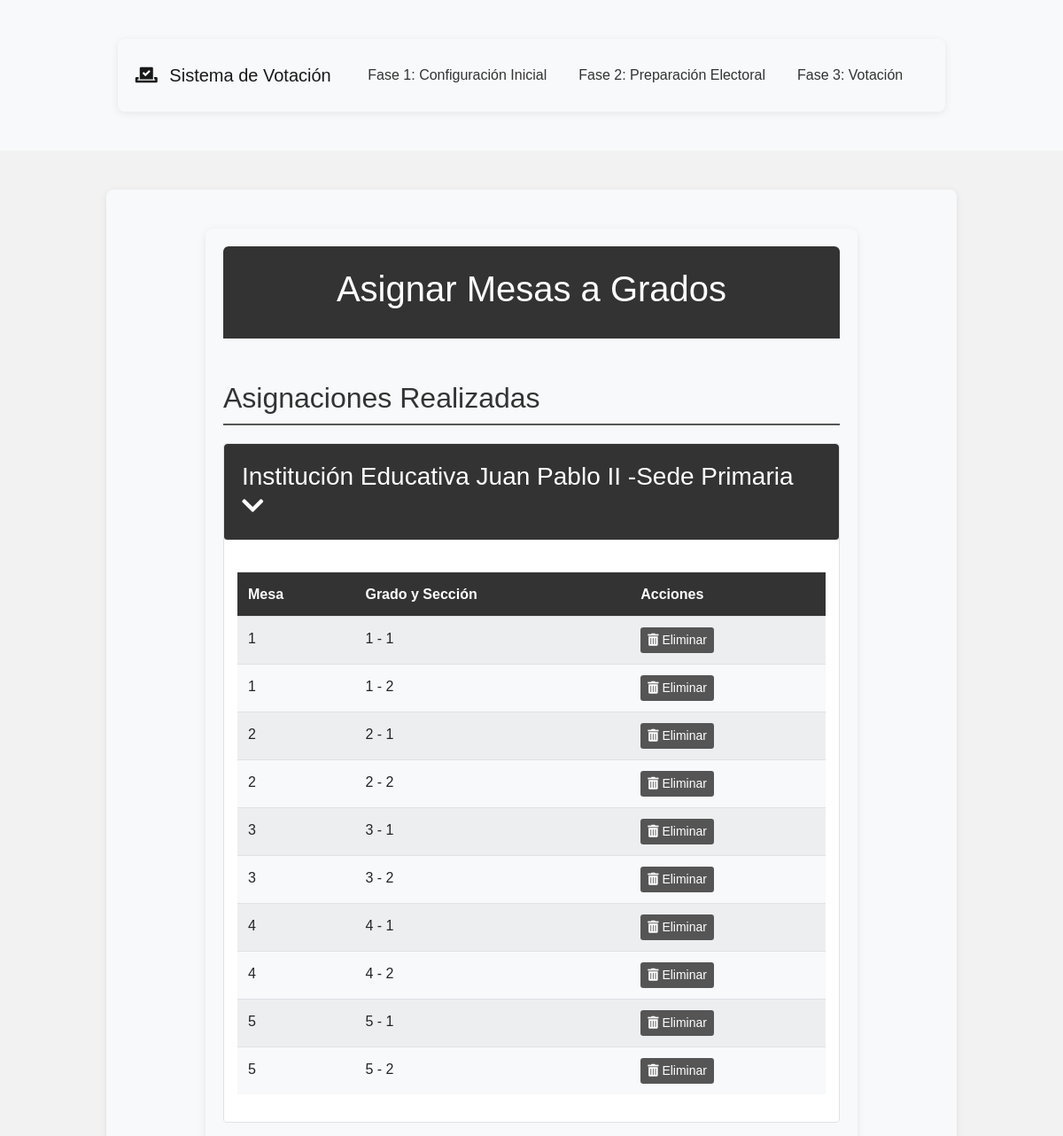
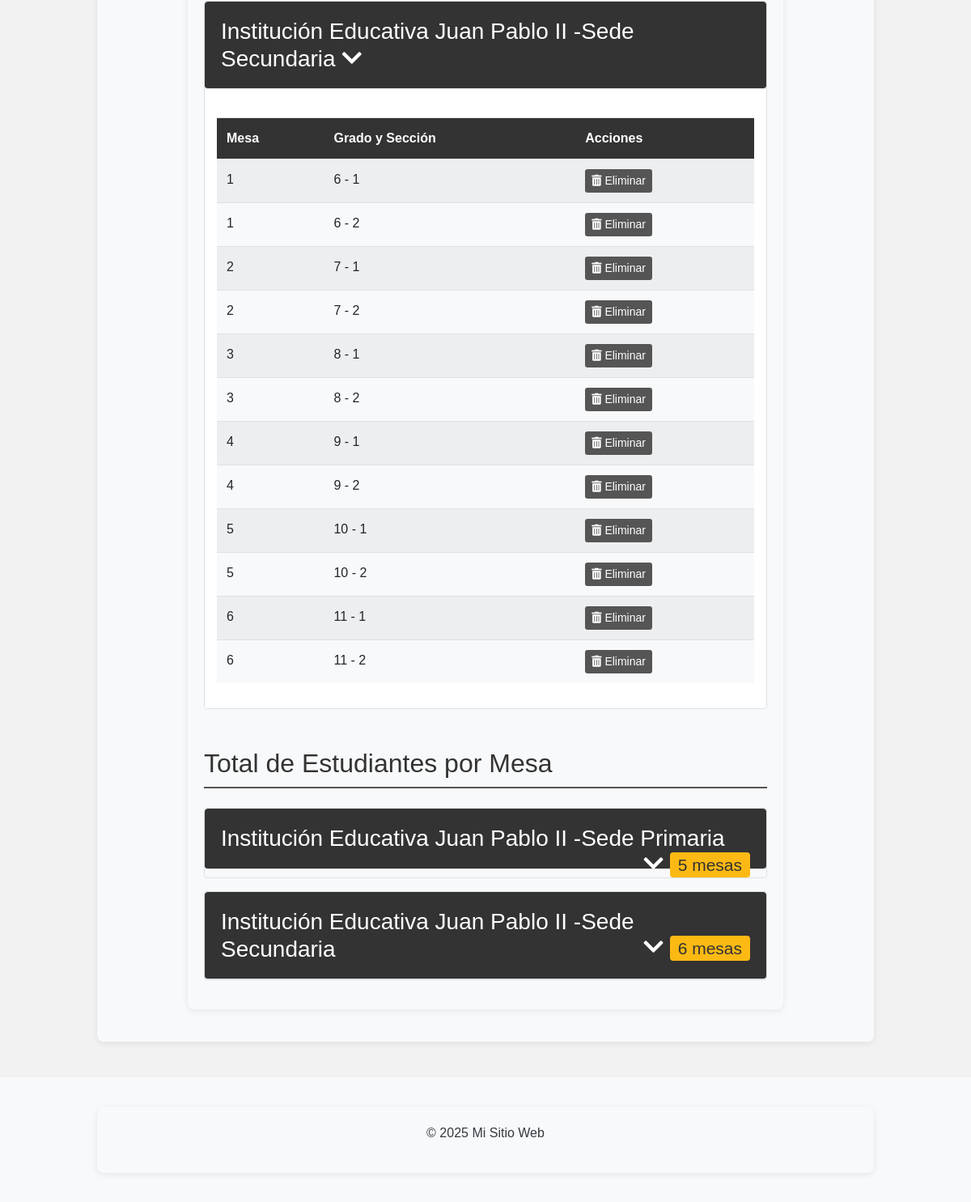
Page /asignar_mesas on the committed database (2 pictures, top to bottom).
### models.py (models this page shows)
class Sede(db.Model):
    id = db.Column(db.Integer, primary_key=True)
    nombre = db.Column(db.String(100), nullable=False)
    direccion = db.Column(db.String(200), nullable=False)
    estudiantes = db.relationship('Estudiante', back_populates='sede')
    mesas = db.relationship('Mesa', back_populates='sede', cascade='all, delete-orphan')
    asignaciones = db.relationship('AsignacionMesa', back_populates='sede')
    asignaciones_testigos = db.relationship('AsignacionTestigo', back_populates='sede')

class AsignacionMesa(db.Model):
    id = db.Column(db.Integer, primary_key=True)
    grado = db.Column(db.String(20), nullable=False)
    seccion = db.Column(db.String(10), nullable=False)
    mesa_numero = db.Column(db.String(20), nullable=False)
    sede_id = db.Column(db.Integer, db.ForeignKey('sede.id'), nullable=False)
    mesa_id = db.Column(db.Integer, db.ForeignKey('mesa.id'), nullable=False)
    sede = db.relationship('Sede', back_populates='asignaciones')
    mesa = db.relationship('Mesa', back_populates='asignaciones')

### routes/asignar_mesa_routes.py (the view, shortened to what this page needs)
@asignar_mesa_bp.route('/asignar_mesas', methods=['GET', 'POST'])
@verificar_acceso_ruta('asignar_mesa.asignar_mesas')
def asignar_mesas():
    asignaciones_subquery = db.session.query(
        AsignacionMesa.grado,
        AsignacionMesa.seccion,
        AsignacionMesa.sede_id
    ).subquery()
    grados_secciones = db.session.query(
        Estudiante.grado,
        Estudiante.seccion,
        Estudiante.sede_id
    ).filter(
        ~exists().where(
            and_(
                asignaciones_subquery.c.grado == Estudiante.grado,
                asignaciones_subquery.c.seccion == Estudiante.seccion,
                asignaciones_subquery.c.sede_id == Estudiante.sede_id
            )
        )
    ).distinct().all()
    grados_secciones = [
        {
            'grado_seccion': f"{gs.grado} - {gs.seccion}",
            'sede_id': gs.sede_id
        }
        for gs in grados_secciones
    ]
    sedes = Sede.query.all()
    mesas = Mesa.query.all()
    sedes_con_grados = [s for s in sedes if any(gs['sede_id'] == s.id for gs in grados_secciones)]
    asignaciones = []
    totales_por_mesa = {}
    todas_asignaciones = AsignacionMesa.query.order_by(
        AsignacionMesa.mesa_numero,
        AsignacionMesa.grado,
        AsignacionMesa.seccion
    ).all()
    for asignacion in todas_asignaciones:
        sede = Sede.query.get(asignacion.sede_id)
        total_estudiantes = Estudiante.query.filter_by(
            grado=asignacion.grado,
            seccion=asignacion.seccion,
            sede_id=asignacion.sede_id
        ).count()
        mesa_key = f"{sede.nombre}_{asignacion.mesa_numero}"
        if mesa_key not in totales_por_mesa:
            totales_por_mesa[mesa_key] = {
                'total': 0,
                'grados': [],
                'sede_id': asignacion.sede_id,
                'mesa_numero': asignacion.mesa_numero
            }
        totales_por_mesa[mesa_key]['total'] += total_estudiantes
        totales_por_mesa[mesa_key]['grados'].append(f"{asignacion.grado} - {asignacion.seccion}")
        asignaciones.append({
            'id': asignacion.id,
            'mesa_numero': asignacion.mesa_numero,
            'grado': asignacion.grado,
            'seccion': asignacion.seccion,
            'sede_nombre': sede.nombre,
            'total_estudiantes': total_estudiantes
        })
    return render_template('asignar_mesas.html',
                         sedes=sedes,
                         mesas=mesas,
                         grados_secciones=grados_secciones,
                         sedes_con_grados=sedes_con_grados,
                         asignaciones=asignaciones,
                         totales_por_mesa=totales_por_mesa)  # Agregamos los totales por mesa

### app.py (called while the page is built)
@app.context_processor
def inject_config():
    sistema_bloqueado = EventoCalendario.sistema_bloqueado()
    config = {
        'sistema_bloqueado': sistema_bloqueado,
        'calendario_bloqueado': sistema_bloqueado,
        'fase_actual': EventoCalendario.obtener_fase_actual(),
        'configuracion_finalizada': sistema_bloqueado,
        'fecha_finalizacion': datetime.now() if sistema_bloqueado else None
    }
    return {
        'config': config,
        'config_json': json.dumps(config, default=str)
    }

@app.context_processor
def utility_processor():
    return {
        'now': datetime.now
    }

### models.py (called while the page is built)
    @classmethod
    def sistema_bloqueado(cls):
        ultimo_evento = cls.query.order_by(cls.fecha_fin.desc()).first()
        if ultimo_evento:
            return datetime.now() > ultimo_evento.fecha_fin
        return False

    @classmethod
    def obtener_fase_actual(cls):
        ahora = datetime.now()
        for fase in range(1, 4):  # Asumiendo que hay 3 fases
            eventos = cls.query.filter_by(fase=fase).all()
            if any(evento.fecha_inicio <= ahora <= evento.fecha_fin for evento in eventos):
                return fase
        return 1  # Fase por defecto

### templates/asignar_mesas.html (shortened to what this page needs)
{% extends "base.html" %}
{% block content %}
<div class="container mt-4">
    <header class="text-center py-4" style="border-radius: 6px 6px 0 0;">
        <h1>Asignar Mesas a Grados</h1>
    </header>
    <div class="mt-5">
        <h2 class="asignaciones-header" style="color: var(--primary-color)">Asignaciones Realizadas</h2>
        <div class="asignaciones-accordion">
            {% for sede in sedes %}
            <div class="asignacion-sede-card mb-3" data-sede-id="{{ sede.id }}">
                <div class="asignacion-sede-header"
                    style="background: linear-gradient(to right, var(--primary-color), var(--dark-blue));">
                    <h3 class="mb-0">
                        <a href="#" class="asignacion-sede-link" data-sede="{{ sede.nombre }}"
                            style="color: var(--white-color);">
                            {{ sede.nombre }}
                            <i class="fas fa-chevron-down"></i>
                        </a>
                    </h3>
                </div>
                <div class="asignacion-sede-content">
                    <table class="table table-striped asignaciones-table">
                        <thead>
                            <tr>
                                <th>Mesa</th>
                                <th>Grado y Sección</th>
                                <th>Acciones</th>
                            </tr>
                        </thead>
                        <tbody>
                            {% for asignacion in asignaciones %}
                            {% if asignacion.sede_nombre == sede.nombre %}
                            <tr>
                                <td>{{ asignacion.mesa_numero }}</td>
                                <td>{{ asignacion.grado }} - {{ asignacion.seccion }}</td>
                                <td>
                                    <button type="button" class="btn btn-danger btn-sm btn-eliminar-asignacion"
                                        data-id="{{ asignacion.id }}">
                                        <i class="fas fa-trash-alt"></i> Eliminar
                                    </button>
                                </td>
                            </tr>
                            {% endif %}
                            {% endfor %}
                        </tbody>
                    </table>
                </div>
            </div>
            {% endfor %}
        </div>
        <h2 class="resumen-header mt-5 mb-4" style="color: var(--primary-color)">
            Total de Estudiantes por Mesa
        </h2>
        <div class="resumen-accordion">
            {% for sede in sedes %}
            <div class="resumen-sede-card mb-3">
                <div class="resumen-sede-header"
                    style="background: linear-gradient(to right, var(--primary-color), var(--dark-blue));">
                    <h3 class="mb-0">
                        <a href="#" class="resumen-sede-link" data-sede="{{ sede.nombre }}"
                            style="color: var(--white-color);">
                            {{ sede.nombre }}
                            <span class="badge float-right"
                                style="background-color: var(--highlight-color); color: var(--dark-blue);">
                                {{ mesas|selectattr('sede_id', 'equalto', sede.id)|list|length }} mesas
                            </span>
                            <i class="fas fa-chevron-down float-right mr-2"></i>
                        </a>
                    </h3>
                </div>
                                        {% set total_sede = namespace(count=0) %}
                                        {% for key, info in totales_por_mesa.items() %}
                                        {% if key.startswith(sede.nombre + '_') %}
                                        {% set total_sede.count = total_sede.count + info.total %}
                                        {% endif %}
                                        {% endfor %}
            </div>
            {% endfor %}
        </div>
    </div>
</div>
{% endblock %}

### static/css/main.css (style rules this page uses)
:root { --primary-color: #333; --secondary-color: #555; --accent-color: #28a745; --dark-blue: #333; --light-blue: #E6EFFD; --white-color: #FFFFFF; --gray-color: #F2F2F2; --dark-gray: #4B4B4B; --success-color: #28a745; --danger-color: #dc3545; --warning-color: #ffc107; --info-color: #4e5a5c; --background-color: #E5E5E5; --text-color: #4B4B4B; --highlight-color: #FDB913; --chart-primary: rgba(51, 51, 51, 0.8); --chart-secondary: rgba(85, 85, 85, 0.8); --chart-highlight: rgba(255, 198, 41, 0.8); --chart-dark: rgba(51, 51, 51, 0.8); --chart-light: rgba(240, 240, 240, 0.8); --chart-border-primary: rgba(51, 51, 51, 1); --chart-border-secondary: rgba(85, 85, 85, 1); --chart-border-highlight: rgba(255, 198, 41, 1); --chart-border-dark: rgba(51, 51, 51, 1); --chart-border-light: rgba(240, 240, 240, 1); --container-background: #F8F9FA; --dark-mode-background: #1a1a1a; --dark-mode-text: #ffffff; --dark-mode-card: #2d2d2d; --dark-mode-input: #333333; --dark-mode-border: #404040; }
body { font-family: 'Montserrat', sans-serif; line-height: 1.6; margin: 0; padding: 0; background-color: var(--gray-color); color: var(--dark-gray); min-height: 100vh; }
.container { max-width: 80%; margin: 0 auto; padding: 20px; background-color: var(--container-background); box-shadow: 0 2px 8px rgba(0, 0, 0, 0.08); border-radius: 8px; margin-top: 20px; margin-bottom: 20px; }
header { background: linear-gradient(to right, var(--primary-color), var(--dark-gray)); color: var(--white-color); padding: 20px; text-align: center; width: 100%; }
.table th { background-color: var(--primary-color); color: var(--white-color); }
.asignaciones-table { margin-top: 20px; }
.asignaciones-header { color: var(--primary-color); margin: 30px 0 20px 0; padding-bottom: 10px; border-bottom: 2px solid var(--secondary-color); }
.asignacion-sede-card { border: 1px solid #dee2e6; border-radius: 4px; overflow: hidden; }
.asignacion-sede-header { background-color: var(--primary-color); padding: 10px 15px; border-bottom: 1px solid #dee2e6; }
.asignacion-sede-link { color: var(--primary-color); text-decoration: none; display: block; position: relative; padding: 5px; }
.asignacion-sede-content { padding: 15px; background-color: white; }
.asignacion-sede-link i { transition: transform 0.3s ease; }
.resumen-header { color: var(--primary-color); margin: 30px 0 20px 0; padding-bottom: 10px; border-bottom: 2px solid var(--secondary-color); }
.resumen-sede-card { border: 1px solid #dee2e6; border-radius: 4px; overflow: hidden; }
.resumen-sede-header { background-color: var(--primary-color); padding: 10px 15px; border-bottom: 1px solid #dee2e6; }
.resumen-sede-link { color: var(--primary-color); text-decoration: none; display: block; position: relative; padding: 5px; }
.badge { background-color: var(--highlight-color); color: var(--dark-gray); padding: 5px 10px; border-radius: 4px; }
.table thead th { background-color: var(--primary-color); color: var(--white-color); border-bottom: none; }
.table-striped tbody tr:nth-of-type(odd) { background-color: rgba(51, 51, 51, 0.05); }
.btn-danger { background-color: var(--secondary-color); border-color: var(--secondary-color); }
.badge { padding: 8px 12px; border-radius: 4px; font-weight: 500; }
.asignacion-sede-header, .resumen-sede-header { background: linear-gradient(to right, var(--primary-color), var(--dark-gray)); padding: 15px; border-radius: 4px; }
.badge { background-color: var(--highlight-color); color: var(--dark-gray); padding: 5px 10px; border-radius: 4px; font-weight: 500; }
.btn-eliminar-asignacion { background-color: var(--secondary-color); color: var(--white-color); border: none; }
.badge { background-color: var(--highlight-color); color: var(--dark-gray); }
.card, .list-group-item, .table { background-color: var(--container-background); }
body { font-family: Arial, sans-serif; line-height: 1.6; margin: 0; padding: 0; }
header { background: #333; color: #fff; padding: 10px 0; }

### rows in the picture
Sede: nombre "Institución Educativa Juan Pablo II -Sede Primaria", mesa_numero "1", grado "1", seccion "1", seccion "2", mesa_numero "2", grado "2", mesa_numero "3", grado "3", mesa_numero "4", grado "4", mesa_numero "5", grado "5", id "5"
Sede: nombre "Institución Educativa Juan Pablo II -Sede Secundaria", mesa_numero "1", grado "6", seccion "1", seccion "2", mesa_numero "2", grado "7", mesa_numero "3", grado "8", mesa_numero "4", grado "9", mesa_numero "5" "5" "6" "6", seccion "1" "2" "1" "2", id "6"
AsignacionMesa: grado "10"
AsignacionMesa: grado "10"
AsignacionMesa: grado "11"
AsignacionMesa: grado "11"
